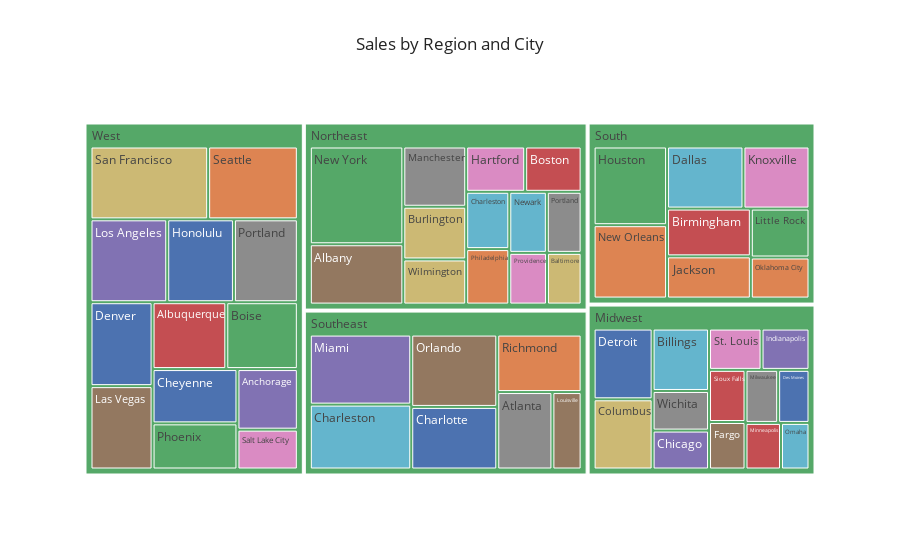

Source (notebook cell):
### Markdown cell above
### 7. Map of Total Sales by State

### Code cell
# Treemap: Total Sales by Region and City
treemap_data = df.groupby(["Region", "City"])["TotalSales"].sum().reset_index()
treemap_fig = px.treemap(treemap_data, path=["Region", "City"], values="TotalSales",
                         color="City", title="Sales by Region and City",
                         hover_data=["TotalSales"], template="seaborn")
treemap_fig.show()

### Figure 1 — Plotly figure (JSON) as saved in the notebook; plotly's stock layout.template omitted (floating-point values rounded to 4 significant figures)
{"data": [{"branchvalues": "total", "customdata": [[18577517, "Cheyenne"], [10357519, "Philadelphia"], [15780000.0, "Phoenix"], [7378068, "Minneapolis"], [9797488, "Chicago"], [24430000.0, "Albany"], [18067440, "Knoxville"], [9195978, "Portland"], [18484583, "Columbus"], [20902864, "Dallas"], [20996536, "Denver"], [23750000.0, "New Orleans"], [39583735, "New York"], [21349674, "Portland"], [19870000.0, "Albuquerque"], [14750000.0, "Anchorage"], [20858509, "Las Vegas"], [8446806, "Providence"], [18997466, "Atlanta"], [7758059, "Baltimore"], [15710886, "Billings"], [7424011, "Des Moines"], [21575040, "Richmond"], [12639347, "Little Rock"], [17633424, "Birmingham"], [25634913, "Los Angeles"], [10072848, "Louisville"], [9696420, "Salt Lake City"], [16410000.0, "Manchester"], [34539220, "San Francisco"], [9934246, "Newark"], [18625433, "Detroit"], [10620734, "Oklahoma City"], [19276878, "Boise"], [11076810, "Boston"], [31600000.0, "Miami"], [7735580, "Fargo"], [11573448, "Hartford"], [7727469, "Milwaukee"], [14352923, "Burlington"], [5929038, "Omaha"], [22282457, "Honolulu"], [26330000.0, "Seattle"], [25456882, "Houston"], [8495576, "Sioux Falls"], [8836198, "Indianapolis"], [27682851, "Orlando"], [9683265, "St. Louis"], [9972864, "Wichita"], [12298412, "Wilmington"], [10689160, "Charleston"], [29285637, "Charleston"], [23956531, "Charlotte"], [15590000.0, "Jackson"], [135800459, "(?)"], [186106567, "(?)"], [144663181, "(?)"], [163171236, "(?)"], [269943182, "(?)"]], "domain": {"x": [0, 1], "y": [0, 1]}, "hovertemplate": "labels=%{label}<br>TotalSales=%{customdata[0]}<br>parent=%{parent}<br>id=%{id}<br>City=%{customdata[1]}<extra></extra>", "ids": ["West/Cheyenne", "Northeast/Philadelphia", "West/Phoenix", "Midwest/Minneapolis", "Midwest/Chicago", "Northeast/Albany", "South/Knoxville", "Northeast/Portland", "Midwest/Columbus", "South/Dallas", "West/Denver", "South/New Orleans", "Northeast/New York", "West/Portland", "West/Albuquerque", "West/Anchorage", "West/Las Vegas", "Northeast/Providence", "Southeast/Atlanta", "Northeast/Baltimore", "Midwest/Billings", "Midwest/Des Moines", "Southeast/Richmond", "South/Little Rock", "South/Birmingham", "West/Los Angeles", "Southeast/Louisville", "West/Salt Lake City", "Northeast/Manchester", "West/San Francisco", "Northeast/Newark", "Midwest/Detroit", "South/Oklahoma City", "West/Boise", "Northeast/Boston", "Southeast/Miami", "Midwest/Fargo", "Northeast/Hartford", "Midwest/Milwaukee", "Northeast/Burlington", "Midwest/Omaha", "West/Honolulu", "West/Seattle", "South/Houston", "Midwest/Sioux Falls", "Midwest/Indianapolis", "Southeast/Orlando", "Midwest/St. Louis", "Midwest/Wichita", "Northeast/Wilmington", "Northeast/Charleston", "Southeast/Charleston", "Southeast/Charlotte", "South/Jackson", "Midwest", "Northeast", "South", "Southeast", "West"], "labels": ["Cheyenne", "Philadelphia", "Phoenix", "Minneapolis", "Chicago", "Albany", "Knoxville", "Portland", "Columbus", "Dallas", "Denver", "New Orleans", "New York", "Portland", "Albuquerque", "Anchorage", "Las Vegas", "Providence", "Atlanta", "Baltimore", "Billings", "Des Moines", "Richmond", "Little Rock", "Birmingham", "Los Angeles", "Louisville", "Salt Lake City", "Manchester", "San Francisco", "Newark", "Detroit", "Oklahoma City", "Boise", "Boston", "Miami", "Fargo", "Hartford", "Milwaukee", "Burlington", "Omaha", "Honolulu", "Seattle", "Houston", "Sioux Falls", "Indianapolis", "Orlando", "St. Louis", "Wichita", "Wilmington", "Charleston", "Charleston", "Charlotte", "Jackson", "Midwest", "Northeast", "South", "Southeast", "West"], "marker": {"colors": ["rgb(76,114,176)", "rgb(221,132,82)", "rgb(85,168,104)", "rgb(196,78,82)", "rgb(129,114,179)", "rgb(147,120,96)", "rgb(218,139,195)", "rgb(140,140,140)", "rgb(204,185,116)", "rgb(100,181,205)", "rgb(76,114,176)", "rgb(221,132,82)", "rgb(85,168,104)", "rgb(140,140,140)", "rgb(196,78,82)", "rgb(129,114,179)", "rgb(147,120,96)", "rgb(218,139,195)", "rgb(140,140,140)", "rgb(204,185,116)", "rgb(100,181,205)", "rgb(76,114,176)", "rgb(221,132,82)", "rgb(85,168,104)", "rgb(196,78,82)", "rgb(129,114,179)", "rgb(147,120,96)", "rgb(218,139,195)", "rgb(140,140,140)", "rgb(204,185,116)", "rgb(100,181,205)", "rgb(76,114,176)", "rgb(221,132,82)", "rgb(85,168,104)", "rgb(196,78,82)", "rgb(129,114,179)", "rgb(147,120,96)", "rgb(218,139,195)", "rgb(140,140,140)", "rgb(204,185,116)", "rgb(100,181,205)", "rgb(76,114,176)", "rgb(221,132,82)", "rgb(85,168,104)", "rgb(196,78,82)", "rgb(129,114,179)", "rgb(147,120,96)", "rgb(218,139,195)", "rgb(140,140,140)", "rgb(204,185,116)", "rgb(100,181,205)", "rgb(100,181,205)", "rgb(76,114,176)", "rgb(221,132,82)", "rgb(85,168,104)", "rgb(85,168,104)", "rgb(85,168,104)", "rgb(85,168,104)", "rgb(85,168,104)"]}, "name": "", "parents": ["West", "Northeast", "West", "Midwest", "Midwest", "Northeast", "South", "Northeast", "Midwest", "South", "West", "South", "Northeast", "West", "West", "West", "West", "Northeast", "Southeast", "Northeast", "Midwest", "Midwest", "Southeast", "South", "South", "West", "Southeast", "West", "Northeast", "West", "Northeast", "Midwest", "South", "West", "Northeast", "Southeast", "Midwest", "Northeast", "Midwest", "Northeast", "Midwest", "West", "West", "South", "Midwest", "Midwest", "Southeast", "Midwest", "Midwest", "Northeast", "Northeast", "Southeast", "Southeast", "South", "", "", "", "", ""], "type": "treemap", "values": [18577517, 10357519, 15780000.0, 7378068, 9797488, 24430000.0, 18067440, 9195978, 18484583, 20902864, 20996536, 23750000.0, 39583735, 21349674, 19870000.0, 14750000.0, 20858509, 8446806, 18997466, 7758059, 15710886, 7424011, 21575040, 12639347, 17633424, 25634913, 10072848, 9696420, 16410000.0, 34539220, 9934246, 18625433, 10620734, 19276878, 11076810, 31600000.0, 7735580, 11573448, 7727469, 14352923, 5929038, 22282457, 26330000.0, 25456882, 8495576, 8836198, 27682851, 9683265, 9972864, 12298412, 10689160, 29285637, 23956531, 15590000.0, 135800459, 186106567, 144663181, 163171236, 269943182]}], "layout": {"legend": {"tracegroupgap": 0}, "title": {"text": "Sales by Region and City"}}}
